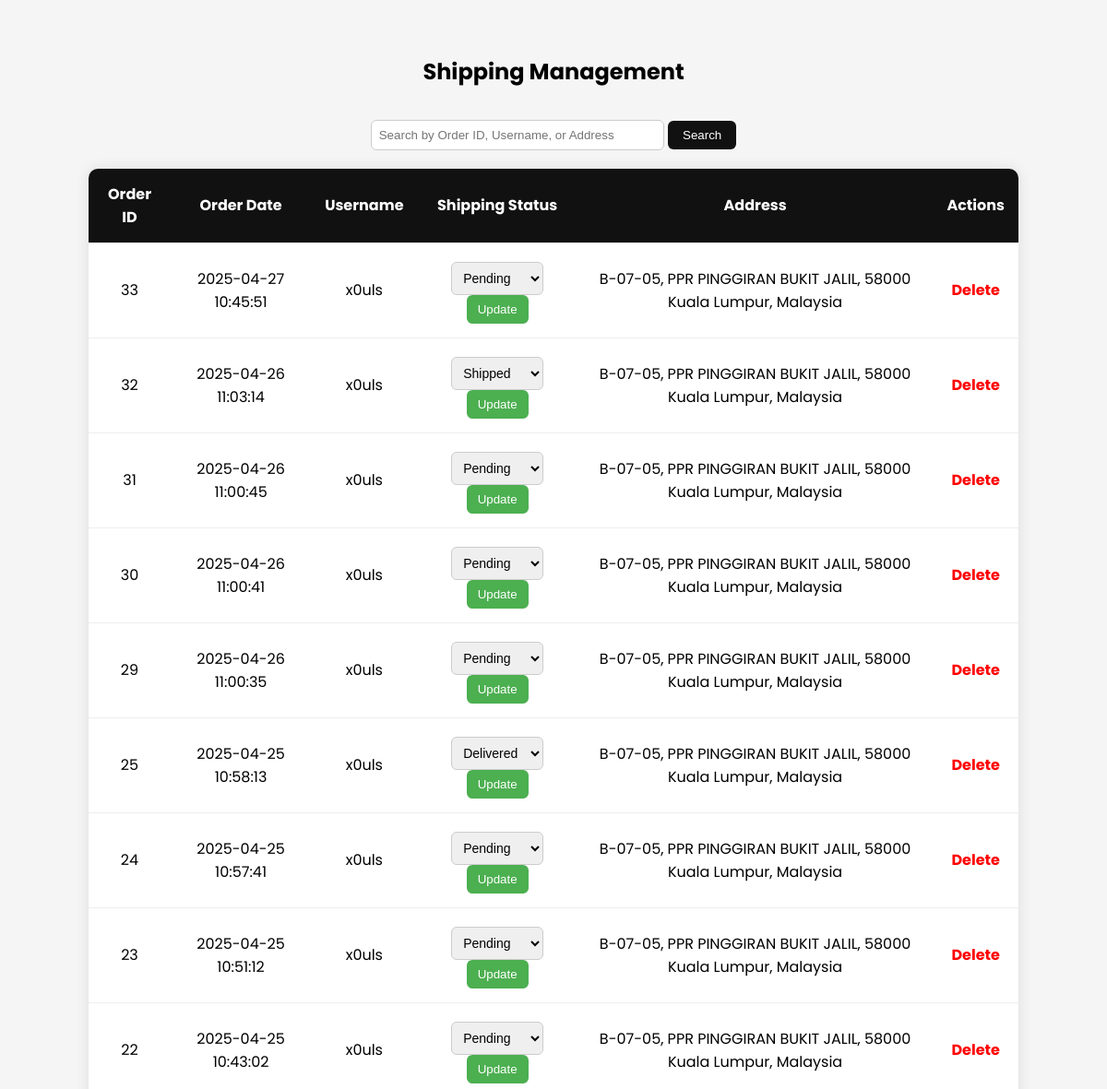
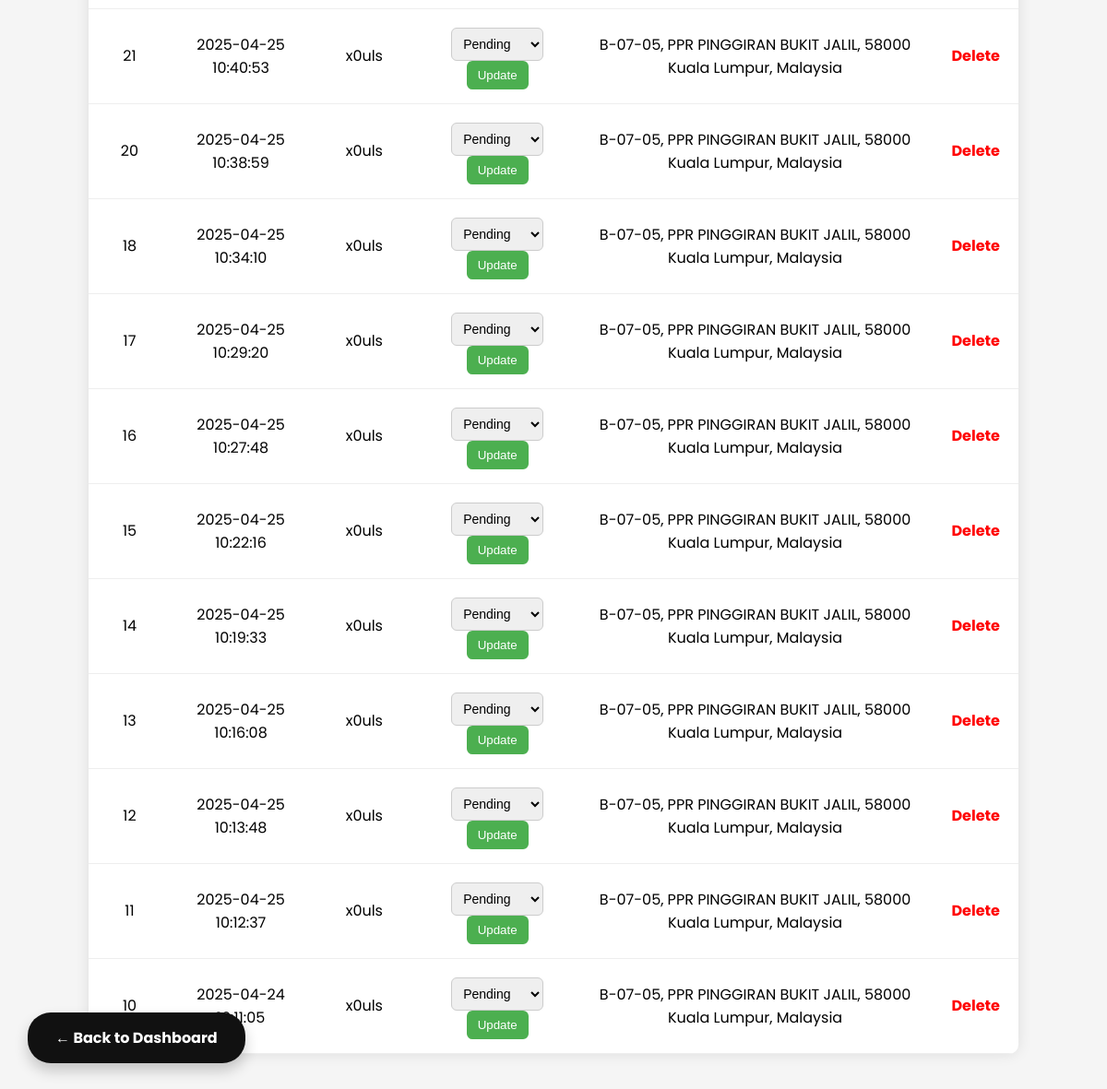
/admin/shipping_manage.php (signed in), run on the app's committed database (2 pictures, top to bottom).
### tables this page shows
CREATE TABLE `orders` (
  `id` int(11) NOT NULL,
  `user_id` int(11) NOT NULL,
  `payment_id` varchar(255) NOT NULL,
  `order_date` timestamp NOT NULL DEFAULT current_timestamp(),
  `payment_status` enum('Paid','Canceled','Failed') DEFAULT 'Paid',
  `shipping_status` enum('Pending','Shipped','In Transit','Delivered') DEFAULT 'Pending',
  `address` text NOT NULL
);

CREATE TABLE `users` (
  `id` int(11) NOT NULL,
  `username` varchar(100) NOT NULL,
  `email` varchar(255) NOT NULL,
  `password` varchar(255) NOT NULL,
  `created_at` timestamp NOT NULL DEFAULT current_timestamp(),
  `is_admin` tinyint(1) DEFAULT 0,
  `profile_picture` varchar(100) DEFAULT NULL,
  `failed_attempts` int(11) DEFAULT 0,
  `last_attempt_time` datetime DEFAULT NULL
);

### admin/shipping_manage.php (the view, shortened to what this page needs)
<?php
include '../db.php';
$search = $_GET['search'] ?? '';
try {
    if (!empty($search)) {
        $stmt = $pdo->prepare("SELECT orders.id, orders.order_date, orders.payment_status, orders.shipping_status,
                                orders.address, users.username
                                FROM orders
                                LEFT JOIN users ON orders.user_id = users.id
                                WHERE orders.id LIKE ? OR users.username LIKE ? OR orders.address LIKE ?
                                ORDER BY orders.id DESC");
        $searchTerm = '%' . $search . '%';
        $stmt->execute([$searchTerm, $searchTerm, $searchTerm]);
    } else {
        $stmt = $pdo->query("SELECT orders.id, orders.order_date, orders.payment_status, orders.shipping_status,
                              orders.address, users.username
                              FROM orders
                              LEFT JOIN users ON orders.user_id = users.id
                              ORDER BY orders.id DESC");
    }
    $orders = $stmt->fetchAll(PDO::FETCH_ASSOC);
} catch (PDOException $e) {
    $message = "Error fetching orders: " . $e->getMessage();
    $message_type = "error";
}
?>
<!DOCTYPE html>
<html lang="en">
<head>
    <link rel="stylesheet" href="../css/admin.css">
</head>
<body>
    <h2>Shipping Management</h2>
    <div style="text-align: center; margin-bottom: 20px;">
        <form method="GET" action="shipping_manage.php">
            <input type="text" name="search" placeholder="Search by Order ID, Username, or Address"
                value="<?php echo htmlspecialchars($search); ?>"
                style="padding: 8px; width: 300px; border-radius: 6px; border: 1px solid #ccc;">
            <button type="submit" style="padding: 8px 16px; background-color: #111; color: white; border: none; border-radius: 6px; cursor: pointer;">
                Search
            </button>
        </form>
    </div>
    <table>
        <thead>
            <tr>
                <th>Order ID</th>
                <th>Order Date</th>
                <th>Username</th>
                <th>Shipping Status</th>
                <th>Address</th>
                <th>Actions</th>
            </tr>
        </thead>
        <tbody>
            <?php if (!empty($orders)): ?>
                <?php foreach ($orders as $order): ?>
                    <tr>
                        <td><?php echo htmlspecialchars($order['id']); ?></td>
                        <td><?php echo htmlspecialchars($order['order_date']); ?></td>
                        <td><?php echo htmlspecialchars($order['username']); ?></td>
                        <td>
                            <form action="shipping_manage.php" method="POST" style="display:inline;">
                                <select name="shipping_status" class="shipping-status-dropdown">
                                    <option value="Pending" <?php echo $order['shipping_status'] == 'Pending' ? 'selected' : ''; ?>>Pending</option>
                                    <option value="Shipped" <?php echo $order['shipping_status'] == 'Shipped' ? 'selected' : ''; ?>>Shipped</option>
                                    <option value="Delivered" <?php echo $order['shipping_status'] == 'Delivered' ? 'selected' : ''; ?>>Delivered</option>
                                </select>
                                <button type="submit" name="update_shipping" class="update-button">Update</button>
                            </form>
                        </td>
                        <td><?php echo htmlspecialchars($order['address']); ?></td>
                        <td>
                            <form action="shipping_manage.php" method="POST" style="display:inline;">
                                <button type="submit" class="delete-button" onclick="return confirm('Are you sure you want to delete this order and all its items?');">Delete</button>
                            </form>
                        </td>
                    </tr>
                <?php endforeach; ?>
            <?php else: ?>
                <tr>
                    <td colspan="6">No orders found</td>
                </tr>
            <?php endif; ?>
        </tbody>
    </table>
    <a href="admin_dashboard.php" class="floating-return">← Back to Dashboard</a>
</body>
</html>

### css/admin.css (style rules this page uses)
body { font-family: Arial, sans-serif; margin: 0; padding: 20px; background-color: #f5f5f5; }
h2, h3 { margin-bottom: 10px; }
input[type="text"], input[type="number"], textarea, select { width: 100%; padding: 10px; margin-top: 5px; border-radius: 5px; border: 1px solid #ccc; }
.floating-return { position: fixed; bottom: 30px; left: 30px; background: #111; color: white; padding: 15px 30px; border-radius: 25px; font-size: 16px; font-weight: bold; text-decoration: none; box-shadow: 0 8px 15px rgba(0, 0, 0, 0.2); transition: background-color 0.3s ease; }

### admin/shipping_manage.php (style rules this page uses)
body { font-family: 'Poppins', sans-serif; background-color: #f5f5f5; padding: 40px; }
h2 { text-align: center; margin-bottom: 30px; }
table { width: 90%; margin: auto; border-collapse: collapse; background-color: white; border-radius: 10px; overflow: hidden; box-shadow: 0 0 15px rgba(0, 0, 0, 0.1); }
th, td { padding: 15px; text-align: center; border-bottom: 1px solid #eee; }
th { background-color: #111; color: white; }
.shipping-status-dropdown { padding: 8px; font-size: 14px; width: 100px; border-radius: 6px; }
.update-button { padding: 8px 12px; background-color: #4CAF50; color: white; border: none; border-radius: 6px; cursor: pointer; }
.delete-button { background: none; border: none; color: red; font-weight: bold; cursor: pointer; padding: 0; font-size: inherit; font-family: inherit; }
.update-button, .delete-button, .button-container a { transition: background-color 0.3s ease, color 0.3s ease; }

### data on the page
orders: id "33", order_date "2025-04-27 10:45:51", user.username "x0uls", shipping_status "Pending", address "B-07-05, PPR PINGGIRAN BUKIT JALIL, 58000 Kuala Lumpur, Malaysia"
orders: id "32", order_date "2025-04-26 11:03:14", user.username "x0uls", shipping_status "Shipped", address "B-07-05, PPR PINGGIRAN BUKIT JALIL, 58000 Kuala Lumpur, Malaysia"
orders: id "31", order_date "2025-04-26 11:00:45", user.username "x0uls", shipping_status "Pending", address "B-07-05, PPR PINGGIRAN BUKIT JALIL, 58000 Kuala Lumpur, Malaysia"
orders: id "30", order_date "2025-04-26 11:00:41", user.username "x0uls", shipping_status "Pending", address "B-07-05, PPR PINGGIRAN BUKIT JALIL, 58000 Kuala Lumpur, Malaysia"
orders: id "29", order_date "2025-04-26 11:00:35", user.username "x0uls", shipping_status "Pending", address "B-07-05, PPR PINGGIRAN BUKIT JALIL, 58000 Kuala Lumpur, Malaysia"
orders: id "25", order_date "2025-04-25 10:58:13", user.username "x0uls", shipping_status "Delivered", address "B-07-05, PPR PINGGIRAN BUKIT JALIL, 58000 Kuala Lumpur, Malaysia"
orders: id "24", order_date "2025-04-25 10:57:41", user.username "x0uls", shipping_status "Pending", address "B-07-05, PPR PINGGIRAN BUKIT JALIL, 58000 Kuala Lumpur, Malaysia"
orders: id "23", order_date "2025-04-25 10:51:12", user.username "x0uls", shipping_status "Pending", address "B-07-05, PPR PINGGIRAN BUKIT JALIL, 58000 Kuala Lumpur, Malaysia"
orders: id "22", order_date "2025-04-25 10:43:02", user.username "x0uls", shipping_status "Pending", address "B-07-05, PPR PINGGIRAN BUKIT JALIL, 58000 Kuala Lumpur, Malaysia"
orders: id "21", order_date "2025-04-25 10:40:53", user.username "x0uls", shipping_status "Pending", address "B-07-05, PPR PINGGIRAN BUKIT JALIL, 58000 Kuala Lumpur, Malaysia"
orders: id "20", order_date "2025-04-25 10:38:59", user.username "x0uls", shipping_status "Pending", address "B-07-05, PPR PINGGIRAN BUKIT JALIL, 58000 Kuala Lumpur, Malaysia"
orders: id "18", order_date "2025-04-25 10:34:10", user.username "x0uls", shipping_status "Pending", address "B-07-05, PPR PINGGIRAN BUKIT JALIL, 58000 Kuala Lumpur, Malaysia"
orders: id "17", order_date "2025-04-25 10:29:20", user.username "x0uls", shipping_status "Pending", address "B-07-05, PPR PINGGIRAN BUKIT JALIL, 58000 Kuala Lumpur, Malaysia"
orders: id "16", order_date "2025-04-25 10:27:48", user.username "x0uls", shipping_status "Pending", address "B-07-05, PPR PINGGIRAN BUKIT JALIL, 58000 Kuala Lumpur, Malaysia"
orders: id "15", order_date "2025-04-25 10:22:16", user.username "x0uls", shipping_status "Pending", address "B-07-05, PPR PINGGIRAN BUKIT JALIL, 58000 Kuala Lumpur, Malaysia"
orders: id "14", order_date "2025-04-25 10:19:33", user.username "x0uls", shipping_status "Pending", address "B-07-05, PPR PINGGIRAN BUKIT JALIL, 58000 Kuala Lumpur, Malaysia"
orders: id "13", order_date "2025-04-25 10:16:08", user.username "x0uls", shipping_status "Pending", address "B-07-05, PPR PINGGIRAN BUKIT JALIL, 58000 Kuala Lumpur, Malaysia"
orders: id "12", order_date "2025-04-25 10:13:48", user.username "x0uls", shipping_status "Pending", address "B-07-05, PPR PINGGIRAN BUKIT JALIL, 58000 Kuala Lumpur, Malaysia"
orders: id "11", order_date "2025-04-25 10:12:37", user.username "x0uls", shipping_status "Pending", address "B-07-05, PPR PINGGIRAN BUKIT JALIL, 58000 Kuala Lumpur, Malaysia"
orders: id "10", order_date "2025-04-24 16:11:05", user.username "x0uls", shipping_status "Pending", address "B-07-05, PPR PINGGIRAN BUKIT JALIL, 58000 Kuala Lumpur, Malaysia"
